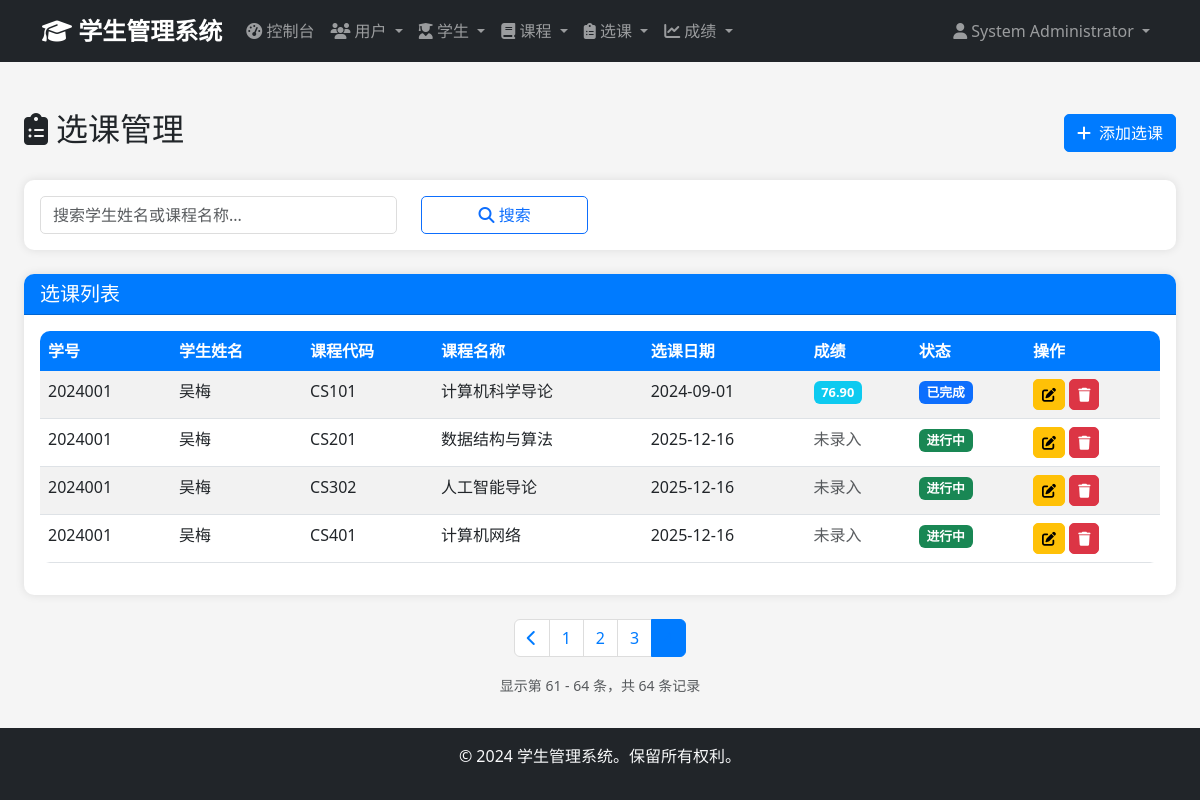
The app's page /admin/enrollments?page=4&search=&status= (signed in), older data.
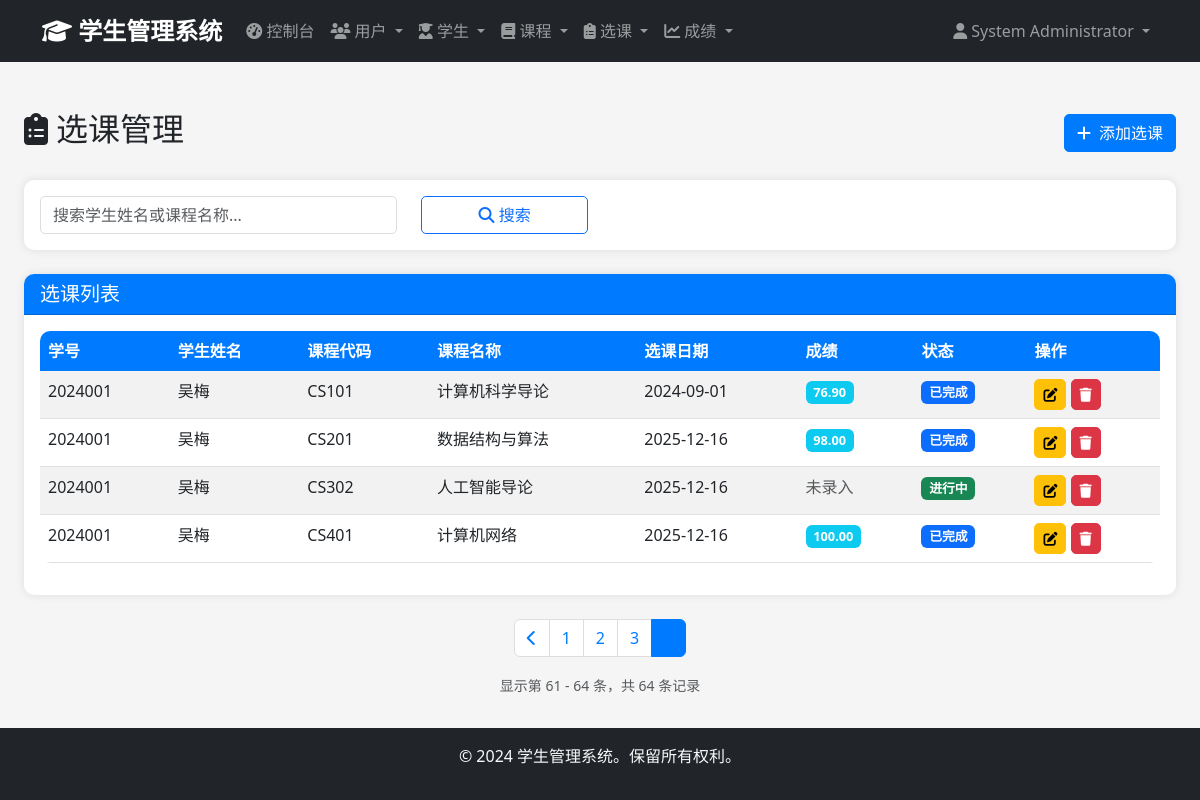
The same page, newer data.
### app/models/user.py (models this page shows, shortened)
class User(UserMixin, db.Model):
    __tablename__ = 'users'
    id = db.Column(db.Integer, primary_key=True)
    username = db.Column(db.String(50), unique=True, nullable=False)
    email = db.Column(db.String(100), unique=True, nullable=False)
    password_hash = db.Column(db.String(255), nullable=False)
    full_name = db.Column(db.String(100), nullable=False)
    phone = db.Column(db.String(20))
    role = db.Column(db.Enum('admin', 'student', name='user_role'), nullable=False, default='student')
    is_active = db.Column(db.Boolean, default=True)
    created_at = db.Column(db.DateTime, default=datetime.utcnow)
    updated_at = db.Column(db.DateTime, default=datetime.utcnow, onupdate=datetime.utcnow)
    administrator = db.relationship('Administrator', backref='user', uselist=False, cascade='all, delete-orphan')
    def is_admin(self):
        return self.role == 'admin'

### app/models/enrollment.py (models this page shows, shortened)
class Enrollment(db.Model):
    __tablename__ = 'enrollments'
    id = db.Column(db.Integer, primary_key=True)
    student_id = db.Column(db.Integer, db.ForeignKey('students.id'), nullable=False)
    course_id = db.Column(db.Integer, db.ForeignKey('courses.id'), nullable=False)
    enrollment_date = db.Column(db.Date, nullable=False, default=date.today)
    status = db.Column(db.Enum('enrolled', 'completed', 'dropped', 'withdrawn', name='enrollment_status'),
                       default='enrolled')
    grade = db.Column(db.Numeric(5, 2))
    created_at = db.Column(db.DateTime, default=datetime.utcnow)
    updated_at = db.Column(db.DateTime, default=datetime.utcnow, onupdate=datetime.utcnow)
    __table_args__ = (db.UniqueConstraint('student_id', 'course_id', name='unique_enrollment'),)

### app/models/student.py (models this page shows, shortened)
class Student(db.Model):
    __tablename__ = 'students'
    id = db.Column(db.Integer, primary_key=True)
    student_id = db.Column(db.String(20), unique=True, nullable=False)
    first_name = db.Column(db.String(50), nullable=False)
    last_name = db.Column(db.String(50), nullable=False)
    birth_date = db.Column(db.Date)
    gender = db.Column(db.Enum('Male', 'Female', 'Other', name='gender'))
    email = db.Column(db.String(100), unique=True, nullable=False)
    phone = db.Column(db.String(20))
    address = db.Column(db.Text)
    major = db.Column(db.String(100))
    enrollment_year = db.Column(db.Integer)
    created_at = db.Column(db.DateTime, default=datetime.utcnow)
    updated_at = db.Column(db.DateTime, default=datetime.utcnow, onupdate=datetime.utcnow)
    enrollments = db.relationship('Enrollment', backref='student', lazy='dynamic', cascade='all, delete-orphan')

### app/models/course.py (models this page shows, shortened)
class Course(db.Model):
    __tablename__ = 'courses'
    id = db.Column(db.Integer, primary_key=True)
    course_code = db.Column(db.String(20), unique=True, nullable=False)
    course_name = db.Column(db.String(100), nullable=False)
    description = db.Column(db.Text)
    credits = db.Column(db.Integer, nullable=False, default=3)
    department = db.Column(db.String(100))
    instructor = db.Column(db.String(100))
    created_at = db.Column(db.DateTime, default=datetime.utcnow)
    updated_at = db.Column(db.DateTime, default=datetime.utcnow, onupdate=datetime.utcnow)
    enrollments = db.relationship('Enrollment', backref='course', lazy='dynamic', cascade='all, delete-orphan')

### app/views/admin.py (the view, shortened to what this page needs)
@admin_bp.route('/enrollments')
@login_required
@admin_required
def enrollments():
    page = request.args.get('page', 1, type=int)
    search = request.args.get('search', '')
    status_filter = request.args.get('status', '')
    query = Enrollment.query.join(Student).join(Course)
    if status_filter:
        query = query.filter(Enrollment.status == status_filter)
    enrollments = query.paginate(
        page=page,
        per_page=20,
        error_out=False
    )
    return render_template('admin/enrollments/index.html', enrollments=enrollments, search=search, status_filter=status_filter)

### app/views/auth.py (called while the page is built)
def admin_required(f):
    @wraps(f)
    def decorated_function(*args, **kwargs):
        if not current_user.is_authenticated or not current_user.is_admin():
            flash('访问被拒绝。需要管理员权限。', 'error')
            return redirect(url_for('auth.login'))
        return f(*args, **kwargs)
    return decorated_function

### app/templates/admin/enrollments/index.html (shortened to what this page needs)
{% extends "base.html" %}
{% block content %}
<div class="container-fluid mt-4">
    <div class="d-flex justify-content-between align-items-center mb-4">
        <div class="d-flex align-items-center">
            <h2>
                <i class="fas fa-clipboard-list me-2"></i>选课管理
            </h2>
        </div>
        <a href="{{ url_for('admin.create_enrollment') }}" class="btn btn-primary">
            <i class="fas fa-plus me-2"></i>添加选课
        </a>
    </div>
    <div class="card mb-4">
        <div class="card-body">
            <form method="GET" action="{{ url_for('admin.enrollments') }}">
                <div class="row">
                    <div class="col-md-4">
                        <input type="text" class="form-control" name="search" placeholder="搜索学生姓名或课程名称..."
                               value="{{ search }}">
                    </div>
                    <div class="col-md-2">
                        <button type="submit" class="btn btn-outline-primary w-100">
                            <i class="fas fa-search"></i> 搜索
                        </button>
                    </div>
                </div>
            </form>
        </div>
    </div>
    <div class="card">
        <div class="card-header">
            <h5 class="mb-0">选课列表</h5>
        </div>
        <div class="card-body">
            {% if enrollments %}
            <div class="table-responsive">
                <table class="table table-striped">
                    <thead>
                        <tr>
                            <th>学号</th>
                            <th>学生姓名</th>
                            <th>课程代码</th>
                            <th>课程名称</th>
                            <th>选课日期</th>
                            <th>成绩</th>
                            <th>状态</th>
                            <th>操作</th>
                        </tr>
                    </thead>
                    <tbody>
                        {% for enrollment in enrollments %}
                        <tr>
                            <td>{{ enrollment.student.student_id }}</td>
                            <td>{{ enrollment.student.first_name }}{{ enrollment.student.last_name }}</td>
                            <td>{{ enrollment.course.course_code }}</td>
                            <td>{{ enrollment.course.course_name }}</td>
                            <td>{{ enrollment.enrollment_date.strftime('%Y-%m-%d') if enrollment.enrollment_date else '-' }}</td>
                            <td>
                                {% if enrollment.grade is not none %}
                                    <span class="badge bg-info">{{ enrollment.grade }}</span>
                                {% else %}
                                    <span class="text-muted">未录入</span>
                                {% endif %}
                            </td>
                            <td>
                                {% if enrollment.status == 'enrolled' %}
                                    <span class="badge bg-success">进行中</span>
                                {% elif enrollment.status == 'completed' %}
                                    <span class="badge bg-primary">已完成</span>
                                {% else %}
                                    <span class="badge bg-danger">已退课</span>
                                {% endif %}
                            </td>
                            <td>
                                <a href="{{ url_for('admin.edit_enrollment', enrollment_id=enrollment.id) }}"
                                   class="btn btn-sm btn-warning" title="编辑">
                                    <i class="fas fa-edit"></i>
                                </a>
                                <button type="button" class="btn btn-sm btn-danger delete-enrollment"
                                        data-id="{{ enrollment.id }}"
                                        data-student="{{ enrollment.student.first_name }}{{ enrollment.student.last_name }}"
                                        data-course="{{ enrollment.course.course_name }}" title="删除">
                                    <i class="fas fa-trash"></i>
                                </button>
                            </td>
                        </tr>
                        {% endfor %}
                    </tbody>
                </table>
            </div>
            {% endif %}
        </div>
    </div>
    {% if enrollments.pages > 1 %}
    <nav aria-label="选课列表分页" class="mt-4">
        <ul class="pagination justify-content-center">
            {% if enrollments.has_prev %}
            <li class="page-item">
                <a class="page-link" href="{{ url_for('admin.enrollments', page=enrollments.prev_num, search=search, status=status_filter) }}">
                    <i class="fas fa-chevron-left"></i>
                </a>
            </li>
            {% endif %}
            {% for page_num in enrollments.iter_pages() %}
                {% if page_num %}
                    {% if page_num != enrollments.page %}
                    <li class="page-item">
                        <a class="page-link" href="{{ url_for('admin.enrollments', page=page_num, search=search, status=status_filter) }}">{{ page_num }}</a>
                    </li>
                    {% else %}
                    <li class="page-item active">
                        <span class="page-link">{{ page_num }}</span>
                    </li>
                    {% endif %}
                {% else %}
                <li class="page-item disabled">
                    <span class="page-link">…</span>
                </li>
                {% endif %}
            {% endfor %}
        </ul>
    </nav>
    <div class="text-center text-muted mt-2">
        <small>
            显示第 {{ (enrollments.page - 1) * enrollments.per_page + 1 }} -
            {{ enrollments.page * enrollments.per_page if enrollments.page * enrollments.per_page < enrollments.total else enrollments.total }}
            条，共 {{ enrollments.total }} 条记录
        </small>
    </div>
    {% endif %}
</div>
{% endblock %}

### app/templates/base.html (shortened to what this page needs)
<!DOCTYPE html>
<html lang="zh-CN">
<head>
    <link href="https://cdn.jsdelivr.net/npm/bootstrap@5.3.0/dist/css/bootstrap.min.css" rel="stylesheet">
    <link href="https://cdnjs.cloudflare.com/ajax/libs/font-awesome/6.4.0/css/all.min.css" rel="stylesheet">
    <link href="{{ url_for('static', filename='css/style.css') }}" rel="stylesheet">
</head>
<body>
    {% if current_user.is_authenticated %}
    <nav class="navbar navbar-expand-lg navbar-dark bg-dark">
        <div class="container">
            <a class="navbar-brand" href="{{ url_for('main.dashboard') }}">
                <i class="fas fa-graduation-cap"></i> 学生管理系统
            </a>
            <div class="collapse navbar-collapse" id="navbarNav">
                <ul class="navbar-nav me-auto">
                    {% if current_user.is_admin() %}
                    <li class="nav-item">
                        <a class="nav-link" href="{{ url_for('admin.dashboard') }}">
                            <i class="fas fa-tachometer-alt"></i> 控制台
                        </a>
                    </li>
                    <li class="nav-item dropdown">
                        <a class="nav-link dropdown-toggle" href="#" data-bs-toggle="dropdown">
                            <i class="fas fa-users"></i> 用户
                        </a>
                    </li>
                    <li class="nav-item dropdown">
                        <a class="nav-link dropdown-toggle" href="#" data-bs-toggle="dropdown">
                            <i class="fas fa-user-graduate"></i> 学生
                        </a>
                    </li>
                    <li class="nav-item dropdown">
                        <a class="nav-link dropdown-toggle" href="#" data-bs-toggle="dropdown">
                            <i class="fas fa-book"></i> 课程
                        </a>
                    </li>
                    <li class="nav-item dropdown">
                        <a class="nav-link dropdown-toggle" href="#" data-bs-toggle="dropdown">
                            <i class="fas fa-clipboard-list"></i> 选课
                        </a>
                    </li>
                    <li class="nav-item dropdown">
                        <a class="nav-link dropdown-toggle" href="#" data-bs-toggle="dropdown">
                            <i class="fas fa-chart-line"></i> 成绩
                        </a>
                    </li>
                    {% endif %}
                </ul>
                <ul class="navbar-nav">
                    <li class="nav-item dropdown">
                        <a class="nav-link dropdown-toggle" href="#" data-bs-toggle="dropdown">
                            <i class="fas fa-user"></i> {{ current_user.full_name }}
                        </a>
                    </li>
                </ul>
            </div>
        </div>
    </nav>
    {% endif %}
    <main class="container-fluid py-4">
        {% block content %}{% endblock %}
    </main>
    <footer class="bg-dark text-light text-center py-3 mt-auto">
        <div class="container">
            <p>&copy; 2024 学生管理系统。保留所有权利。</p>
        </div>
    </footer>
</body>
</html>

### app/static/css/style.css (style rules this page uses)
:root { --primary-color: #007bff; --secondary-color: #6c757d; --success-color: #28a745; --danger-color: #dc3545; --warning-color: #ffc107; --info-color: #17a2b8; --dark-color: #343a40; --light-color: #f8f9fa; }
body { min-height: 100vh; display: flex; flex-direction: column; background-color: #f5f5f5; font-family: 'Segoe UI', Tahoma, Geneva, Verdana, sans-serif; }
main { flex: 1; }
.navbar-brand { font-weight: bold; font-size: 1.5rem; }
.navbar-nav .nav-link { transition: color 0.3s; }
.card { border: none; border-radius: 10px; box-shadow: 0 0 10px rgba(0,0,0,0.1); transition: transform 0.3s, box-shadow 0.3s; }
.card-header { background-color: var(--primary-color); color: white; border-radius: 10px 10px 0 0 !important; font-weight: 600; }
.btn { border-radius: 5px; transition: all 0.3s; }
.btn-primary { background-color: var(--primary-color); border-color: var(--primary-color); }
.btn-danger { background-color: var(--danger-color); border-color: var(--danger-color); }
.table { background-color: white; border-radius: 10px; overflow: hidden; }
.table thead th { background-color: var(--primary-color); color: white; border: none; }
.form-control, .form-select { border-radius: 5px; border: 1px solid #ddd; transition: border-color 0.3s, box-shadow 0.3s; }
footer { margin-top: auto; }
.pagination .page-link { color: var(--primary-color); border-color: #ddd; }
.pagination .page-item.active .page-link { background-color: var(--primary-color); border-color: var(--primary-color); }
.badge { font-size: 0.8rem; padding: 0.4em 0.6em; }

Row changes from the older to the newer data that the page shows:
changed Enrollment "CS201": grade (not shown) → "98.00"; status "进行中" → "已完成"; no longer shows "未录入"
changed Enrollment "CS401": grade (not shown) → "100.00"; status "进行中" → "已完成"; no longer shows "未录入"
